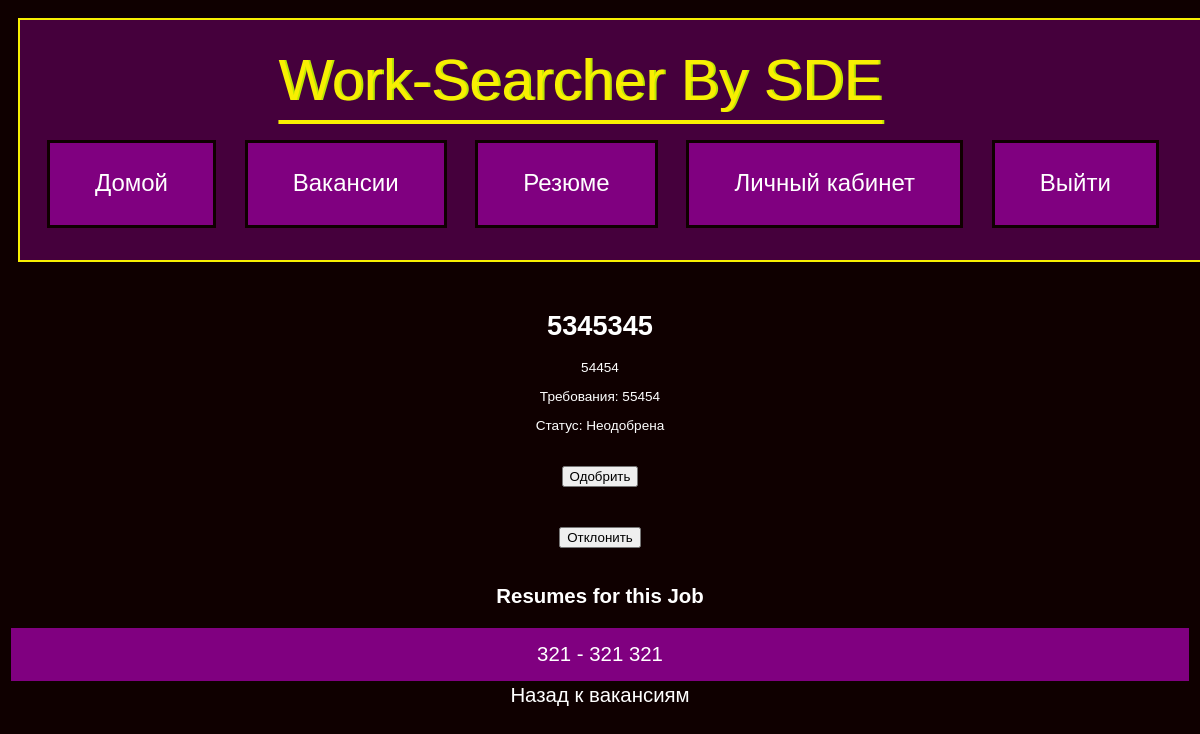
Page /job/5 (signed in) on the committed database.
### Model/models.py (models this page shows, shortened)
class Job(db.Model):
    id = db.Column(db.Integer, primary_key=True)
    title = db.Column(db.String(300), nullable=False)
    description = db.Column(db.Text, nullable=False)
    requirements = db.Column(db.String(200))
    image_filename = db.Column(db.String(300))
    user_id = db.Column(db.Integer, db.ForeignKey('user.id'), nullable=False)
    user = db.relationship('User', backref=db.backref('jobs', lazy=True))
    status = db.Column(db.Boolean, nullable=True)
    resumes = db.relationship('Resume', secondary=job_resume_association, backref=db.backref('jobs', lazy=True))

class Resume(db.Model):
    id = db.Column(db.Integer, primary_key=True)
    title = db.Column(db.String(300), nullable=False)
    description = db.Column(db.Text, nullable=False)
    skills = db.Column(db.String(200))
    image_filename = db.Column(db.String(300))
    user_id = db.Column(db.Integer, db.ForeignKey('user.id'), nullable=False)
    user = db.relationship('User', backref=db.backref('resumes', lazy=True))
    status = db.Column(db.Boolean, nullable=True)

class User(UserMixin, db.Model):
    id = db.Column(db.Integer, primary_key=True)
    firstname = db.Column(db.String(80), nullable=False)
    lastname = db.Column(db.String(80), nullable=False)
    age = db.Column(db.Integer, nullable=False)
    password_hash = db.Column(db.String(128), nullable=False)
    email = db.Column(db.String(80), nullable=False, unique=True)
    phone_number = db.Column(db.String(20), nullable=False)
    employer_status = db.Column(db.Boolean, nullable=False)
    workplace = db.Column(db.String(20))  # место работы
    post = db.Column(db.String(20))  # должность
    region_id = db.Column(db.Integer, db.ForeignKey('region.id'), nullable=False)
    region = db.relationship('Region', backref=db.backref('users', lazy=True))
    is_admin = db.Column(db.Boolean, default=False)

### Controller/job.py (the view, shortened to what this page needs)
@job.route('/job/<int:job_id>', methods=['GET', 'POST'])
@login_required
def show_job(job_id):
    job = Job.query.get(job_id)
    if not job:
        abort(404, description="Вакансия не найдена")
    apply_form = ApplyJobForm()
    apply_form.resumes.choices = [(r.id, r.title) for r in current_user.resumes if r.status]
    job_resumes = job.resumes
    return render_template('show_job.html', job=job, apply_form=apply_form, job_resumes=job_resumes)

### app.py (called while the page is built)
@login_manager.user_loader
def load_user(user_id):
    return User.query.get(int(user_id))

### templates/show_job.html (shortened to what this page needs)
{% extends "base.html" %}
{% block content %}
    <h1>{{ job.title }}</h1>
    <p>{{ job.description }}</p>
    <p>Требования: {{ job.requirements }}</p>
    <p>Статус: {% if job.status %}Одобрена{% else %}Неодобрена{% endif %}</p>
    {% if current_user.is_authenticated %}
        {% if current_user.is_admin %}
            <form method="post" action="{{ url_for('job.admin_approve_job', job_id=job.id) }}">
                <button type="submit" name="approve" value="true">Одобрить</button>
            </form>
            <form method="post" action="{{ url_for('job.reject_job', job_id=job.id) }}">
                <button type="submit" name="reject" value="true">Отклонить</button>
            </form>
        {% endif %}
    {% endif %}
    {% if current_user.is_authenticated and job.user_id == current_user.id %}
        <h2>Resumes for this Job</h2>
        {% if job_resumes %}
            <ul>
                {% for resume in job_resumes %}
                    <li>
                        <a href="{{ url_for('resume.detail_resume', resume_id=resume.id) }}">
                            {{ resume.title }} - {{ resume.user.firstname }} {{ resume.user.lastname }}
                        </a>
                    </li>
                {% endfor %}
            </ul>
        {% else %}
            <p>No resumes submitted for this job.</p>
        {% endif %}
    {% endif %}
    <a href="{{ url_for('CZN.jobs') }}">Назад к вакансиям</a>
{% endblock %}

### static/styles.css (style rules this page uses)
html { height:100%; }
body { background: #0f0000; color : #ffffff; font-family: "helterskelter", sans-serif; -webkit-background-size: cover; }
a { text-decoration: none; color: #ffffff; font-size: 150%; padding: 15px; }
ul { list-style-type: none; margin: 0; padding: 0; }
li { background: #800080; padding-top: 15px; padding-bottom: 15px; padding-right: 30px; padding-left: 30px; border: medium solid #0f0000; }
form { color: #fff; padding: 20px; }

### rows in the picture
Job: title "5345345", description "54454", requirements "55454"
Resume: title "321", user.firstname "321", user.lastname "321"
